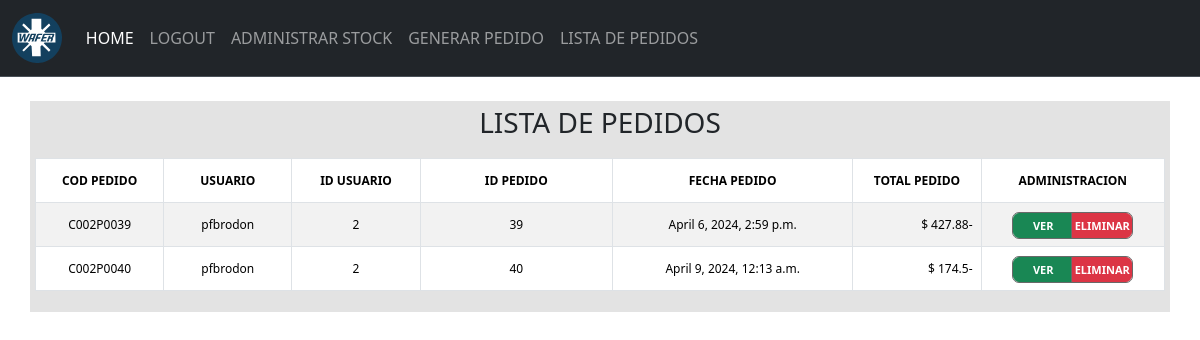
Before: /listapedidos/ (signed in) with the older database file.
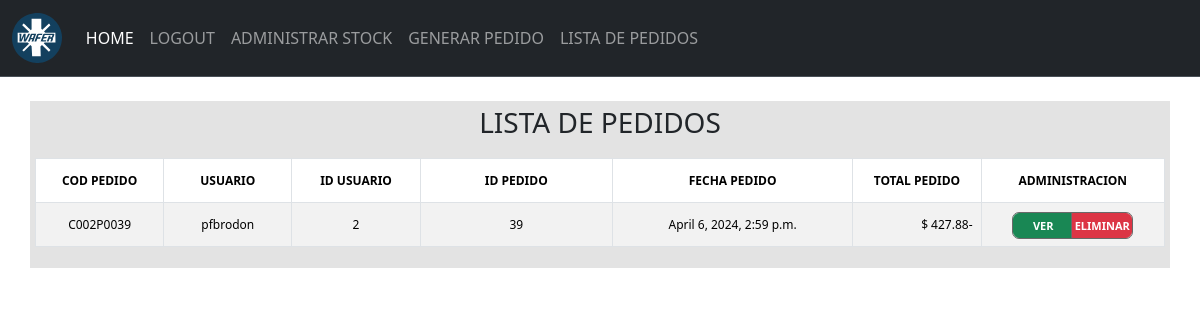
After: the same page with the newer database file.
### stock/models.py (models this page shows, shortened)
class Pedidosnumtest(models.Model):
    pedidoUser = models.CharField(max_length=50)
    pedidoIdUser = models.IntegerField()
    pedidoFecha = models.DateTimeField(auto_now_add=True)
    pedidoTotal = models.FloatField(default=0.0)
    pedidoCodigo = models.CharField(max_length=10, unique=True)

### stock/views.py (the view)
# urls.py: path('listapedidos/', views.listapedidos, name='listapedidos'),
@login_required
def listapedidos(request):
    if request.method == 'GET':
        pedidos = Pedidosnumtest.objects.all()
        return render(request, 'listapedidos.html',{
            'pedidos':pedidos
        })

### stock/context_processor.py (called while the page is built)
def total_carrito(request):
    total = 0
    if request.user.is_authenticated:
        if "carrito" in request.session.keys():
            for key, value in request.session["carrito"].items():
                total += float(value["acumulado"])
    total = round(total, 2)
    return {"total_carrito": total}

### stock/templates/listapedidos.html (shortened to what this page needs)
{% extends 'base.html' %} {% block content %} {% load static %}
<link rel="stylesheet" href="{% static '/css/listapedidos.css' %}">
<link rel="stylesheet" href="https://cdnjs.cloudflare.com/ajax/libs/animate.css/4.1.1/animate.min.css" />
<div class="container">
    <div class="row">
        <div class="col-12" style="background-color: #e3e3e3; padding: 5px;">
            <h3 class="animate__animated animate__backInRight">LISTA DE PEDIDOS</h3>
        </div>
    </div>
    <div class="row">
        <div class="col-12" style="background-color: #e3e3e3; padding: 5px;">
            <div class="table-responsive">
                <form action="">
                    <table id="tablapedidos" class="table table-striped table-bordered table-hover">
                        <thead>
                            <tr class="encabezados">
                                <th scope="col">COD PEDIDO</th>
                                <th scope="col">USUARIO</th>
                                <th scope="col">ID USUARIO</th>
                                <th scope="col" class="text-center">ID PEDIDO</th>
                                <th scope="col">FECHA PEDIDO</th>
                                <th scope="col" class="text-center">TOTAL PEDIDO</th>
                                <th scope="col">ADMINISTRACION</th>
                            </tr>
                        </thead>
                        <tbody>
                            {% for pedido in pedidos %}
                            <tr class="contenido">
                                <td scope="row">{{ pedido.pedidoCodigo }}</td>
                                <td>{{ pedido.pedidoUser }}</td>
                                <td>{{ pedido.pedidoIdUser }}</td>
                                <td class=" text-center">{{ pedido.id }}</td>
                                <td>{{ pedido.pedidoFecha }}</td>
                                <td>$ {{ pedido.pedidoTotal }}-</td>
                                <td>
                                    <div class="btn-group">
                                        <a href="{% url 'pedidodetalle' id=pedido.id %}" class="btn btn-success">VER</a>
                                        <a href="{% url 'pedidodelete' id=pedido.id %}" class="btn btn-danger">ELIMINAR</a>
                                    </div>
                                </td>
                            </tr>
                            {% endfor %}
                        </tbody>
                    </table>
                </form>
            </div>
        </div>
    </div>
</div>
{% endblock %}

Changed rows visible on the page:
removed Pedidosnumtest: pedidoCodigo "C002P0040", pedidoUser "pfbrodon", pedidoIdUser "2", id "40", pedidoFecha "April 9, 2024, 12:13 a.m.", pedidoTotal "174.5"
